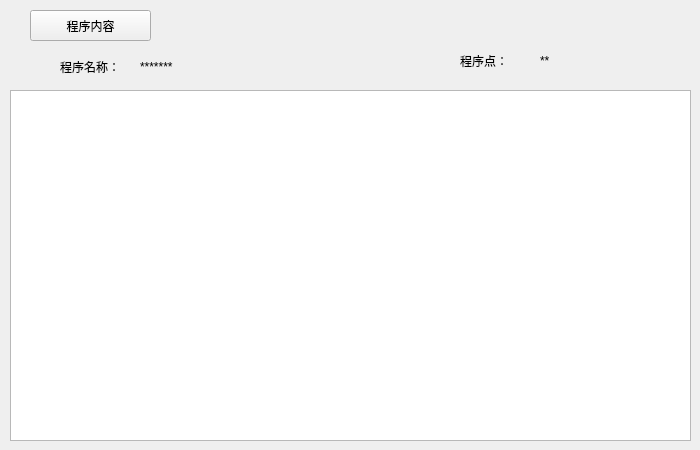
    <widget class="QWidget" name="page_3">
     <widget class="QPushButton" name="pushButton_5">
      <property name="geometry">
       <rect>
        <x>30</x>
        <y>10</y>
        <width>121</width>
        <height>31</height>
       </rect>
      </property>
      <property name="text">
       <string>程序内容</string>
      </property>
     </widget>
     <widget class="CodeEditor" name="plainTextEdit">
      <property name="geometry">
       <rect>
        <x>10</x>
        <y>90</y>
        <width>681</width>
        <height>351</height>
       </rect>
      </property>
      <property name="font">
       <font>
        <pointsize>9</pointsize>
        <weight>75</weight>
        <italic>false</italic>
        <bold>true</bold>
       </font>
      </property>
     </widget>
     <widget class="QLabel" name="label_22">
      <property name="geometry">
       <rect>
        <x>60</x>
        <y>56</y>
        <width>81</width>
        <height>21</height>
       </rect>
      </property>
      <property name="text">
       <string>程序名称：</string>
      </property>
     </widget>
     <widget class="QLabel" name="prog_name_label">
      <property name="geometry">
       <rect>
        <x>140</x>
        <y>56</y>
        <width>81</width>
        <height>21</height>
       </rect>
      </property>
      <property name="text">
       <string>*******</string>
      </property>
     </widget>
     <widget class="QLabel" name="label_391">
      <property name="geometry">
       <rect>
        <x>540</x>
        <y>50</y>
        <width>81</width>
        <height>21</height>
       </rect>
      </property>
      <property name="text">
       <string>**</string>
      </property>
     </widget>
     <widget class="QLabel" name="label_392">
      <property name="geometry">
       <rect>
        <x>460</x>
        <y>50</y>
        <width>81</width>
        <height>21</height>
       </rect>
      </property>
      <property name="text">
       <string>程序点：</string>
      </property>
     </widget>
    </widget>
